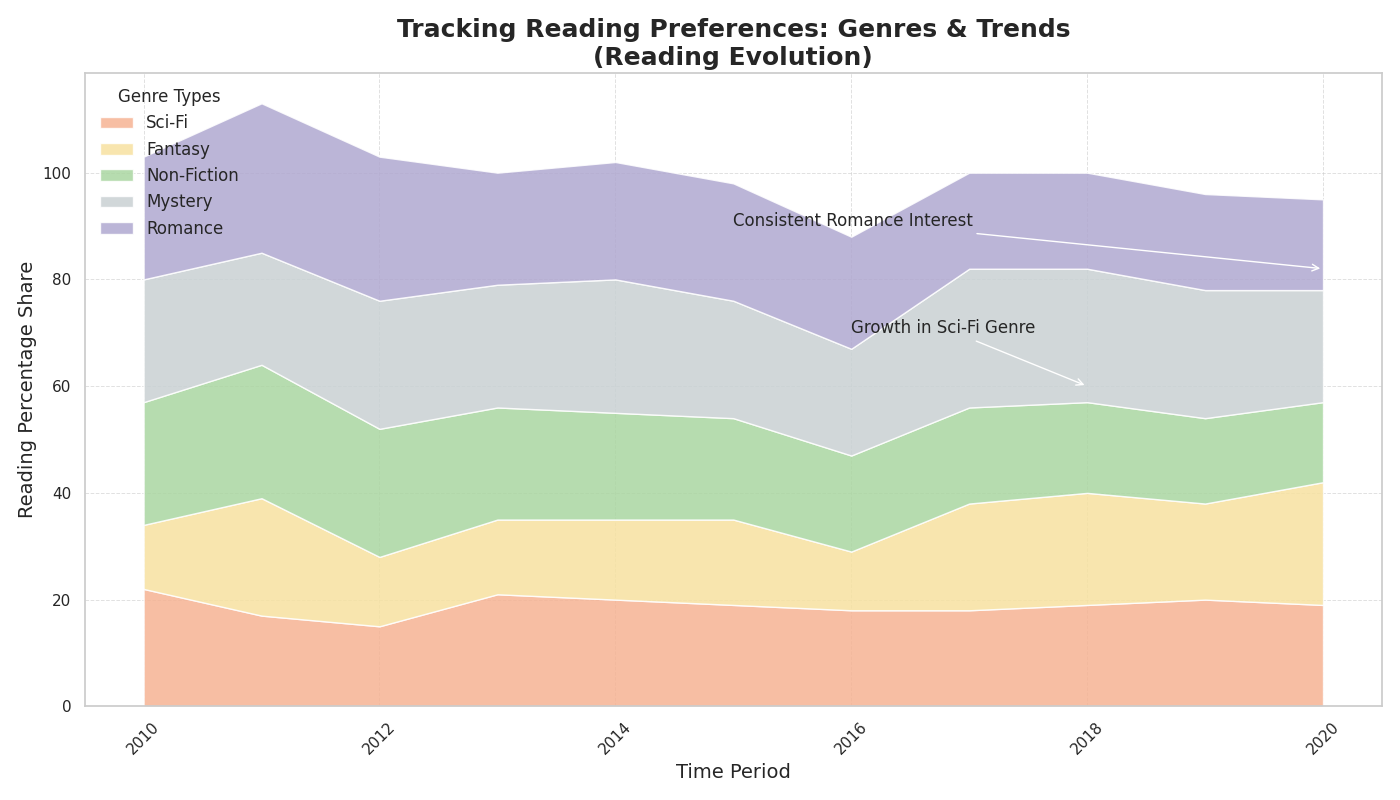

Python code for this plot:
import matplotlib.pyplot as plt
import numpy as np

years = np.arange(2010, 2021)

fantasy = np.array([22, 17, 15, 21, 20, 19, 18, 18, 19, 20, 19])
sci_fi = np.array([12, 22, 13, 14, 15, 16, 11, 20, 21, 18, 23])
mystery = np.array([23, 25, 24, 21, 20, 19, 18, 18, 17, 16, 15])
romance = np.array([23, 21, 24, 23, 25, 22, 20, 26, 25, 24, 21])
non_fiction = np.array([23, 28, 27, 21, 22, 22, 21, 18, 18, 18, 17])

fig, ax = plt.subplots(figsize=(14, 8))

# Shuffle group labels and their corresponding colors
ax.stackplot(years, fantasy, sci_fi, mystery, romance, non_fiction,
             labels=['Sci-Fi', 'Fantasy', 'Non-Fiction', 'Mystery', 'Romance'],
             colors=['#f6b393', '#f7e1a0', '#aad6a1', '#c9d1d3', '#b0a8d0'], alpha=0.85)

ax.set_title('Tracking Reading Preferences: Genres & Trends\n(Reading Evolution)', fontsize=18, fontweight='bold', loc='center')
ax.set_xlabel('Time Period', fontsize=14)
ax.set_ylabel('Reading Percentage Share', fontsize=14)

ax.grid(True, linestyle='--', linewidth=0.7, alpha=0.6)
ax.legend(loc='upper left', title='Genre Types', fontsize=12, frameon=False)
plt.setp(ax.xaxis.get_majorticklabels(), rotation=45)

ax.annotate('Consistent Romance Interest', xy=(2020, 82), xytext=(2015, 90),
            arrowprops=dict(facecolor='black', arrowstyle='->'), fontsize=12)
ax.annotate('Growth in Sci-Fi Genre', xy=(2018, 60), xytext=(2016, 70),
            arrowprops=dict(facecolor='black', arrowstyle='->'), fontsize=12)

plt.tight_layout()
plt.show()
